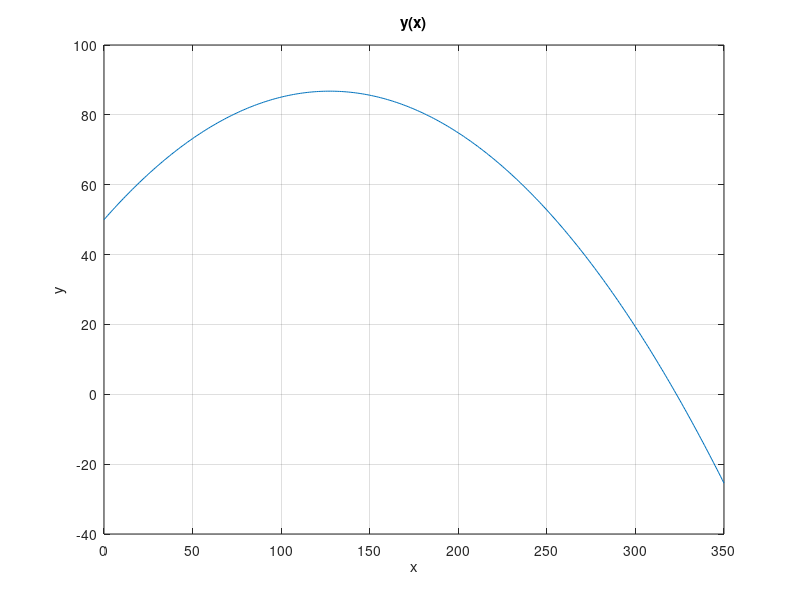
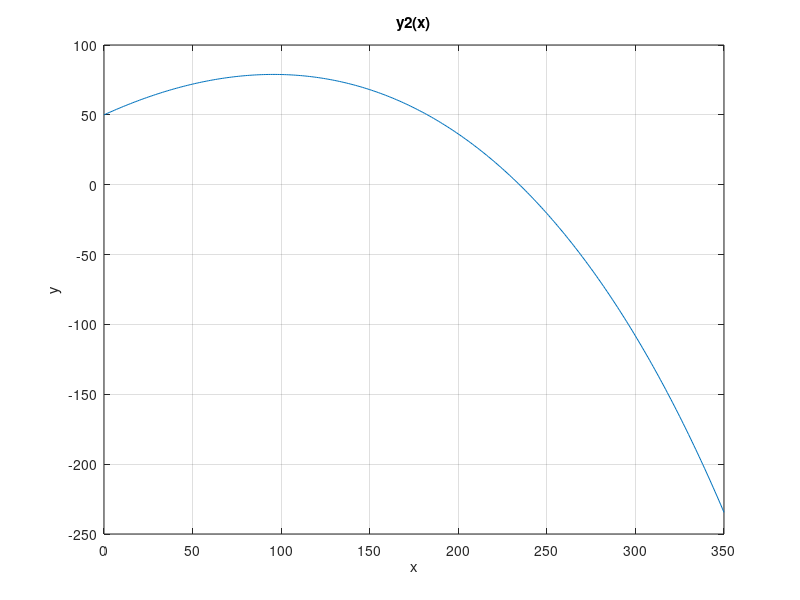

Write the MATLAB code that produced these figures, in order.
% problem 9.1 (*) - rzut ukośny
clear all; close all; clc;

% equnonlin_balista.m
m=5; v0=50; alpha=30; h=50; g=9.81; b=0.3;
alpha = alpha/180*pi;
x = 0 : 1 : 350;
y = h + tan(alpha)*x - g / (2*v0^2*cos(alpha)) * x.^2;
y2= h + (tan(alpha) + m*g / (b * v0 * cos(alpha))) * x + (g * m^2) * log(1 - x*b/(m*v0*cos(alpha))) / (b^2);
figure; plot(x,y); xlabel('x'); ylabel('y'); title('y(x)'); grid;
figure; plot(x,y2); xlabel('x'); ylabel('y'); title('y2(x)'); grid;

[~, index] = min(abs(y));
x1 = x(index)

[~, index] = min(abs(y2));
x2 = x(index)